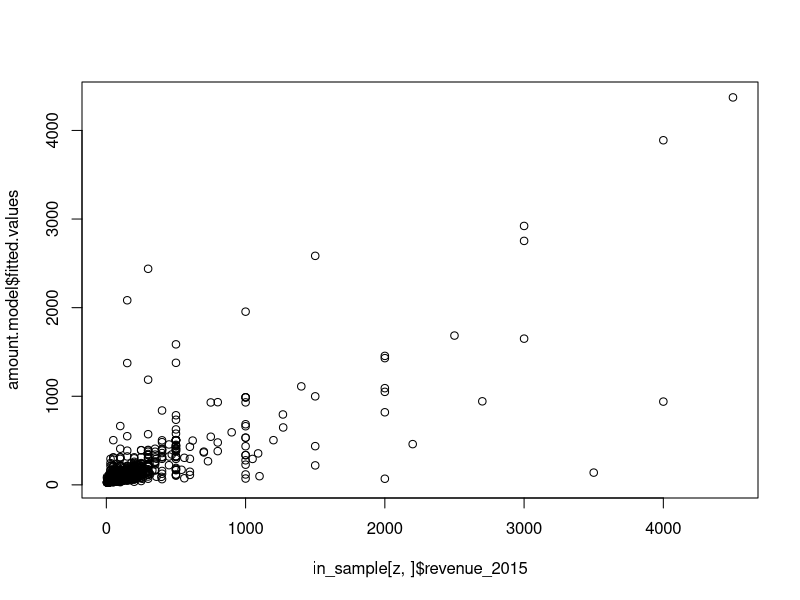
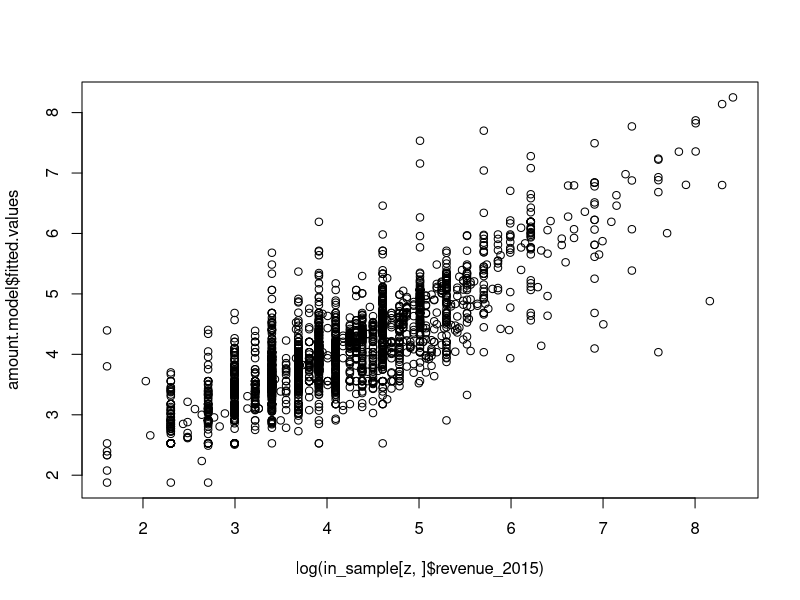
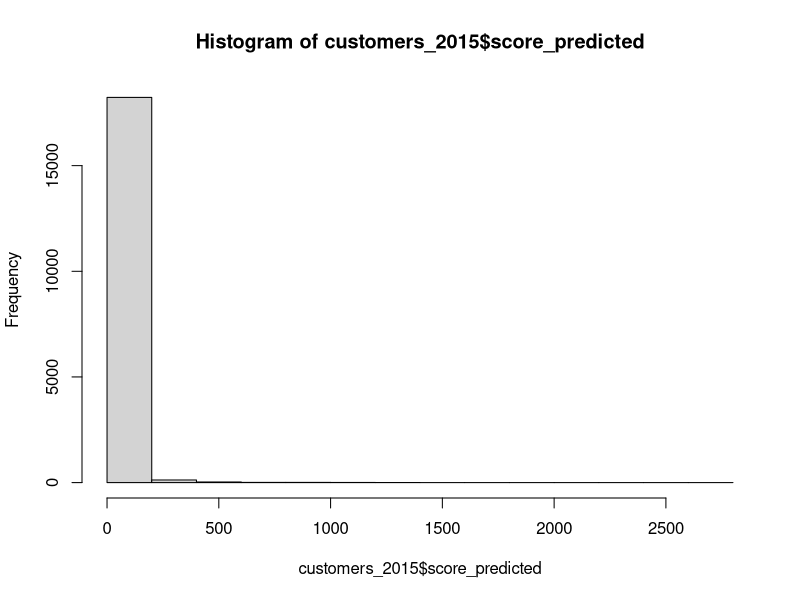

R code for these plots, in order:
# __________________________________________________________
# //////////////////////////////////////////////////////////
#
#    MODULE 3 - SCORING
# __________________________________________________________
# //////////////////////////////////////////////////////////


# --- COMPUTING PREDICTORS AND TARGET VARIABLES ------------
# To clean up the memory of your current R session run the following line
rm(list=ls(all=TRUE))


# Load text file into local variable called 'data'
data = read.delim(file = 'purchases.txt', header = FALSE, sep = '\t', dec = '.')

# Add headers and interpret the last column as a date, extract year of purchase
colnames(data) = c('customer_id', 'purchase_amount', 'date_of_purchase')
data$date_of_purchase = as.Date(data$date_of_purchase, "%Y-%m-%d")
data$year_of_purchase = as.numeric(format(data$date_of_purchase, "%Y"))
data$days_since       = as.numeric(difftime(time1 = "2016-01-01",
                                            time2 = data$date_of_purchase,
                                            units = "days"))

# Compute key marketing indicators using SQL language
library(sqldf)

# Compute RFM variables as of a year ago
customers_2014 = sqldf("SELECT customer_id,
                       MIN(days_since) - 365 AS 'recency',
                       MAX(days_since) - 365 AS 'first_purchase',
                       COUNT(*) AS 'frequency',
                       AVG(purchase_amount) AS 'avg_amount',
                       MAX(purchase_amount) AS 'max_amount'
                       FROM data
                       WHERE days_since > 365
                       GROUP BY 1")

# Compute revenues generated by customers in 2015
revenue_2015 = sqldf("SELECT customer_id, SUM(purchase_amount) AS 'revenue_2015'
                     FROM data
                     WHERE year_of_purchase = 2015
                     GROUP BY 1")

# Merge 2015 customers and 2015 revenue
in_sample = merge(customers_2014, revenue_2015, all.x = TRUE)
in_sample$revenue_2015[is.na(in_sample$revenue_2015)] = 0
in_sample$active_2015 = as.numeric(in_sample$revenue_2015 > 0)

# Display calibration (in-sample) data
head(in_sample)
summary(in_sample)


# --- CALIBRATE THE MODELS ---------------------------------


# Calibrate probability model
library(nnet)
prob.model = multinom(formula = active_2015 ~ recency + log(recency) + frequency + log(frequency),
                      data = in_sample)
coef = summary(prob.model)$coefficients
std  = summary(prob.model)$standard.errors
print(coef)
print(std)
print(coef / std)

# For the monetary model, select only those who made a purchase
z = which(in_sample$active_2015 == 1)
head(in_sample[z, ])
summary(in_sample[z, ])

# Calibrate the monetary model (version 1)
amount.model = lm(formula = revenue_2015 ~ avg_amount + max_amount, data = in_sample[z, ])
summary(amount.model)

# Plot the results of the monetary model
plot(x = in_sample[z, ]$revenue_2015, y = amount.model$fitted.values)

# Re-calibrate the monetary model, using a log-transform (version 2)
amount.model = lm(formula = log(revenue_2015) ~ log(avg_amount) + log(max_amount), data = in_sample[z, ])
summary(amount.model)

# Plot the results of this new monetary model
plot(x = log(in_sample[z, ]$revenue_2015), y = amount.model$fitted.values)


# --- APPLY THE MODELS TO TODAY'S DATA ---------------------


# Compute RFM variables as of today
customers_2015 = sqldf("SELECT customer_id,
                               MIN(days_since) AS 'recency',
                               MAX(days_since) AS 'first_purchase',
                               COUNT(*) AS 'frequency',
                               AVG(purchase_amount) AS 'avg_amount',
                               MAX(purchase_amount) AS 'max_amount'
                        FROM data GROUP BY 1")

# Predict the target variables based on today's data
customers_2015$prob_predicted    = predict(object = prob.model, newdata = customers_2015, type = "probs")
customers_2015$revenue_predicted = exp(predict(object = amount.model, newdata = customers_2015))
customers_2015$score_predicted   = customers_2015$prob_predicted * customers_2015$revenue_predicted
summary(customers_2015$prob_predicted)
summary(customers_2015$revenue_predicted)
summary(customers_2015$score_predicted)
hist(customers_2015$score_predicted)

# How many customers have an expected revenue of more than $50
z = which(customers_2015$score_predicted > 50)
print(length(z))
